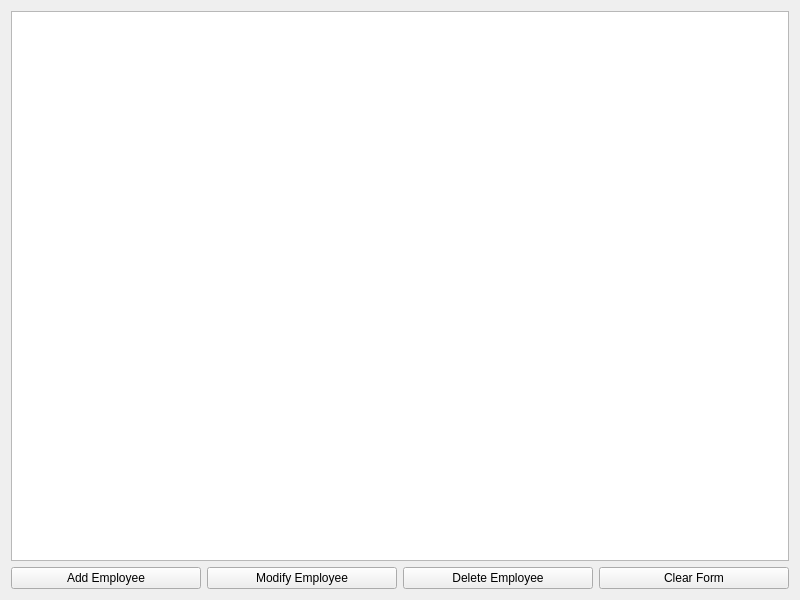
<?xml version="1.0" encoding="UTF-8"?>
<ui version="4.0">
 <class>EmployeeModule</class>
 <widget class="QWidget" name="EmployeeModule">
  <property name="geometry">
   <rect>
    <x>0</x>
    <y>0</y>
    <width>800</width>
    <height>600</height>
   </rect>
  </property>
  <layout class="QVBoxLayout" name="verticalLayout">
   <item>
    <widget class="QTableView" name="tableViewEmployees">
     <property name="sizePolicy">
      <sizepolicy hsizetype="Expanding" vsizetype="Expanding">
       <horstretch>1</horstretch>
       <verstretch>1</verstretch>
      </sizepolicy>
     </property>
    </widget>
   </item>
   <item>
    <layout class="QHBoxLayout" name="horizontalLayout">
     <item>
      <widget class="QPushButton" name="pb_add">
       <property name="text">
        <string>Add Employee</string>
       </property>
      </widget>
     </item>
     <item>
      <widget class="QPushButton" name="pb_modify">
       <property name="text">
        <string>Modify Employee</string>
       </property>
      </widget>
     </item>
     <item>
      <widget class="QPushButton" name="pb_delete">
       <property name="text">
        <string>Delete Employee</string>
       </property>
      </widget>
     </item>
     <item>
      <widget class="QPushButton" name="pb_clear">
       <property name="text">
        <string>Clear Form</string>
       </property>
      </widget>
     </item>
    </layout>
   </item>
   <item>
    <layout class="QFormLayout" name="formLayout">
     <item>
      <widget class="QLabel" name="label_id">
       <property name="text">
        <string>ID:</string>
       </property>
      </widget>
      <widget class="QLineEdit" name="lineEdit_id"/>
     </item>
     <item>
      <widget class="QLabel" name="label_name">
       <property name="text">
        <string>Name:</string>
       </property>
      </widget>
      <widget class="QLineEdit" name="lineEdit_name"/>
     </item>
     <item>
      <widget class="QLabel" name="label_phone">
       <property name="text">
        <string>Phone:</string>
       </property>
      </widget>
      <widget class="QLineEdit" name="lineEdit_phone"/>
     </item>
     <item>
      <widget class="QLabel" name="label_email">
       <property name="text">
        <string>Email:</string>
       </property>
      </widget>
      <widget class="QLineEdit" name="lineEdit_email"/>
     </item>
     <item>
      <widget class="QLabel" name="label_salary">
       <property name="text">
        <string>Salary:</string>
       </property>
      </widget>
      <widget class="QLineEdit" name="lineEdit_salary"/>
     </item>
     <item>
      <widget class="QLabel" name="label_workhours">
       <property name="text">
        <string>Work Hours:</string>
       </property>
      </widget>
      <widget class="QLineEdit" name="lineEdit_workhours"/>
     </item>
     <item>
      <widget class="QLabel" name="label_assigned_project">
       <property name="text">
        <string>Assigned Project:</string>
       </property>
      </widget>
      <widget class="QLineEdit" name="lineEdit_assigned_project"/>
     </item>
     <item>
      <widget class="QLabel" name="label_performance_rating">
       <property name="text">
        <string>Performance Rating:</string>
       </property>
      </widget>
      <widget class="QLineEdit" name="lineEdit_performance_rating"/>
     </item>
    </layout>
   </item>
  </layout>
 </widget>
</ui>
